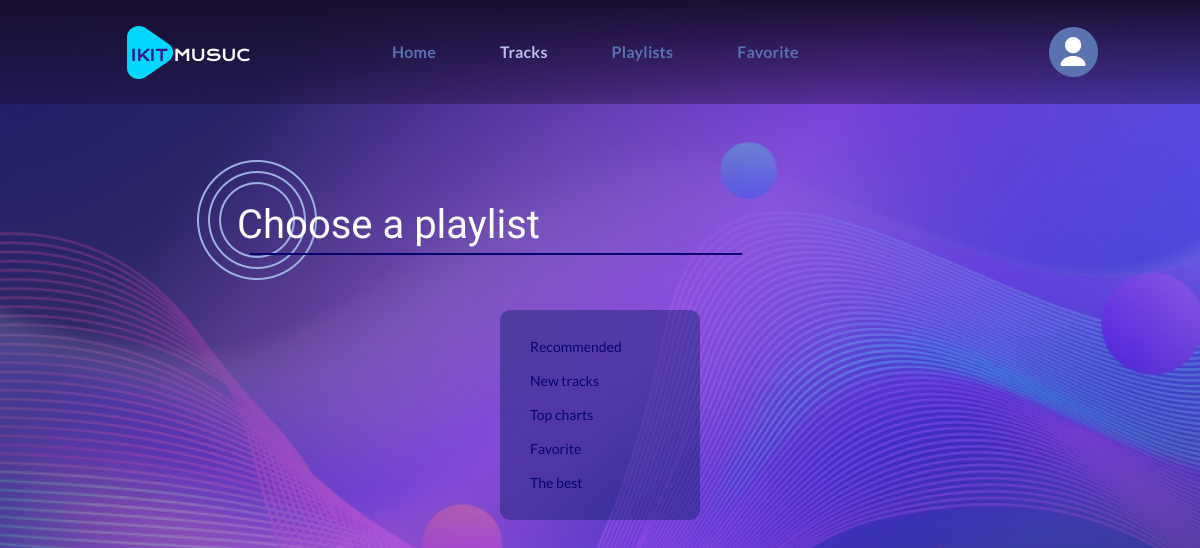
Page /add_track/7 on the committed database.
### music/models.py (models this page shows, shortened)
class Playlist(models.Model):
    name = models.CharField(max_length=255, null=True)
    cover = models.ImageField(upload_to="photos/%Y/%m/%d/",
                              default="photos/2022/11/07/cover.png")
    description = models.CharField(max_length=500, null=True, blank=True)
    is_default = models.BooleanField(default=False)
    compositions = models.ManyToManyField(Composition,
                                          through='PlaylistsCompositions')

### music/views.py (the view)
# urls.py: path('add_track/<int:track_id>', choose_playlist, name="choose"),
def choose_playlist(request, track_id):
    playlists = Playlist.objects.all()
    track = Composition.objects.get(id=track_id)
    add_to_favorite()
    context = {
        'playlists': playlists,
        "track": track,
    }
    return render(request, "music/choose.html", context)

### music/functions.py (called while the page is built)
def add_to_favorite():
    playlist = Playlist.objects.get(id=5)
    connects = PlaylistsCompositions.objects.filter(playlist=playlist)
    for connect in PlaylistsCompositions.objects.all():
        composition = connect.composition
        if connect in connects:
            composition.is_liked = True
        else:
            composition.is_liked = False
        composition.save()

### music/templates/music/choose.html (shortened to what this page needs)
{% load static %}
<!DOCTYPE html>
<html lang="en">
<head>
    <link rel="stylesheet"
          href="{% static 'music/css/tracks.css' %}">
</head>
<body>
<div class="wrapper">
    <header class="header">
        <div class="header__container container">
            <a href="{% url 'home' %}" class="header__logo">
                <img src="{% static 'music/img/logo.png' %}" alt="IKIT music">
            </a>
            <nav class="header__menu menu">
                <ul class="menu__list">
                    <li>
                        <a href="{% url 'home' %}" class="menu__link">Home</a>
                    </li>
                    <li>
                        <a href="{% url 'tracks' %}"
                           class="menu__link current__item">Tracks</a>
                    </li>
                    <li>
                        <a href="{% url 'home' %}" class="menu__link ">Playlists</a>
                    </li>
                    <li>
                        <a href="{% url 'playlist' 5 %}" class="menu__link">Favorite</a>
                    </li>
                </ul>
            </nav>
            <a href="#" class="header__user">
                <img src="{% static 'music/img/user.png' %}" alt="profile">
            </a>
        </div>
    </header>
    <main class="page">
        <section class="page__main-block main-block">
            <div class="main-block__container container">
                <div class="main-block__body">
                    <h1 class="main-block__title">
                        Choose a playlist
                    </h1>
                    <div class="playlists">
                        <div class="playlists_container">
                            {% for pl in playlists %}
                            <div class="list-item">
                                <a href="{% url 'add' track.pk pl.pk %}"
                                   class="list-link">
                                    {{ pl.name }}
                                </a>
                            </div>
                            {% endfor %}
                        </div>
                    </div>
                </div>
            </div>
        </section>
    </main>
</body>
</html>

### music/static/music/css/tracks.css (style rules this page uses)
* { padding: 0; margin: 0; border: 0; }
*, *::before, *::after { box-sizing: border-box; -moz-box-sizing: border-box; -webkit-box-sizing: border-box; }
nav, footer, header, aside { display: block; }
html, body { min-height: 100vh; width: 100%; line-height: 1; font-size: 14px; -ms-text-size-adjust: 100%; -moz-text-size-adjust: 100%; -webkit-text-size-adjust: 100%; background: #FAFAFA; }
a, a:visited { text-decoration: none; }
ul li { list-style: none; }
img { vertical-align: top; }
h1, h2, h3, h4, h5, h6 { font-size: inherit; font-weight: inherit; }
body { height: 100%; line-height: 1; font-size: 14px; font-weight: 500; color: white; font-family: 'Lato', sans-serif; background: url("../img/background.png") no-repeat center center fixed; background-size: cover; }
.wrapper { min-height: 100%; overflow: hidden; display: flex; flex-direction: column; }
.container { max-width: 1046px; margin: 0 auto; padding: 0 15px; box-sizing: content-box; }
.header { position: absolute; width: 100%; left: 0; top: 0; z-index: 50; background: linear-gradient(180deg, #180F30 0%, rgba(31, 15, 48, 0.38) 100%); }
.header__container { display: flex; min-height: 104px; align-items: center; }
.header__logo { margin-left: 50px; }
.header__user { margin-left: 250px; justify-self: flex-end; }
.header__menu { margin-left: 133px; padding: 5px 0; }
.menu__list { display: flex; flex-wrap: wrap; }
.menu__list li { margin-right: 64px; }
.menu__list li:last-child { margin-right: 0; }
.menu__link { color:#5A72B0; font-weight: 600; line-height: calc(24 / 14 * 100%); letter-spacing: 0.2px; font-size: 16px; }
.page { flex: 1 1 auto; }
.main-block { width: 100%; position: relative; }
.main-block__body { padding: 160px 0 191px 0; position: relative; z-index: 2; }
.main-block__title { font-family: 'Krona One', sans-serif; font-style: normal; font-weight: 400; padding: 40px; font-size: 40px; line-height: 50px; margin: 0px 0 20px 120px; background: url("../img/title.png") 0 0 no-repeat; }
.current__item { color:rgb(187, 191, 240) }
.playlists { background: rgba(23, 35, 112, 0.46); border-radius: 10px; max-width: 200px; margin: 0 auto; }
.playlists_container { padding: 20px; }
.list-item { padding: 10px 10px; }
.list-link { color: #06046C; }

### rows in the picture
Playlist: name "Recommended"
Playlist: name "New tracks"
Playlist: name "Top charts"
Playlist: name "Favorite"
Playlist: name "The best"
